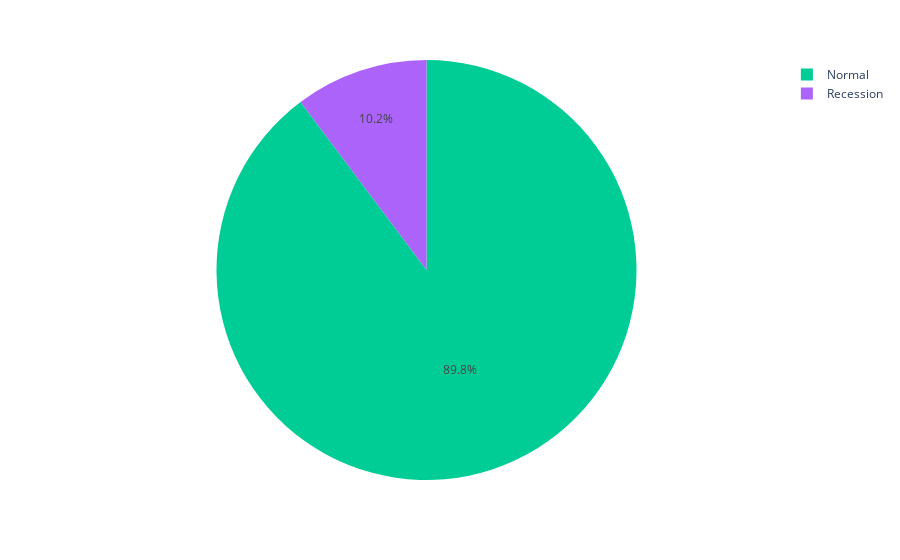

The code cell stored with this chart in its notebook:
### Code cell
import plotly.express as px

fig = px.pie(new,names='Regime',color='Regime',
             color_discrete_map={'Yes':'red',
                                 'No':'green'})
fig.show()

### Figure 1 — Plotly figure (JSON) as saved in the notebook; plotly's stock layout.template omitted (floating-point values rounded to 4 significant figures; data arrays with more than 128 entries replaced by an {"elided": "..."} marker saying what was removed)
{"data": [{"customdata": {"elided": "293x1 str values"}, "domain": {"x": [0, 1], "y": [0, 1]}, "hovertemplate": "Regime=%{customdata[0]}<extra></extra>", "labels": {"elided": "293 str values"}, "legendgroup": "", "marker": {"colors": {"elided": "293 str values"}}, "name": "", "showlegend": true, "type": "pie"}], "layout": {"legend": {"tracegroupgap": 0}, "margin": {"t": 60}}}
